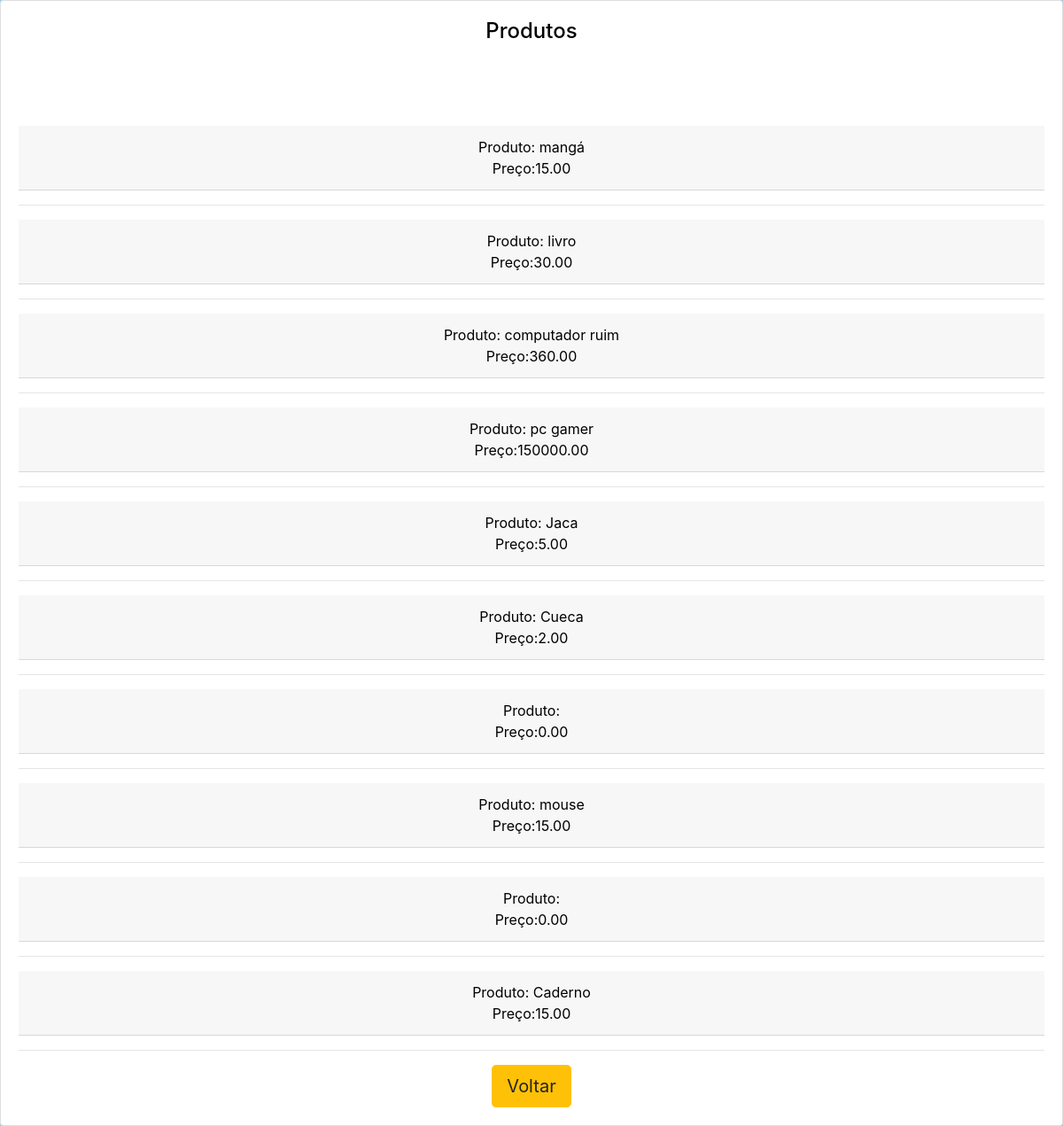
/verProdutos.php, run on the app's committed database.
### tables this page shows
CREATE TABLE `produtos` (
  `id` int(11) NOT NULL,
  `nome` varchar(50) DEFAULT NULL,
  `preco` decimal(10,2) DEFAULT NULL
);

### verProdutos.php (the view, shortened to what this page needs)
<!DOCTYPE html>
<html>
<head>
		<link rel="stylesheet" type="text/css" href="css/bootstrap-reboot.css">
	<link rel="stylesheet" type="text/css" href="css/bootstrap-grid.css">
	<link rel="stylesheet" type="text/css" href="css/bootstrap.min.css">
	<link rel="stylesheet" type="text/css" href="css/bootstrap.css">
</head>
<body>
	<div class="background">
		<div class='centro'>
			<div class='card'>
			<div class="card-body">
				<h4 style="margin-bottom: 8%">Produtos</h4>
				<?php
					include 'conecta.php';
					$consulta = "SELECT * FROM produtos";
					foreach ($conex -> query($consulta) as $linhaAtual) {
						echo "<div class='card-header'>";
						echo "Produto: ". $linhaAtual['nome'] ."<br>";
						echo "Preço:".$linhaAtual['preco']."<br>";
							echo "</div>";
						echo "<hr>";
					}
				?>
				<a href="index.php" class="btn btn-secondary btn-lg btn-warning">Voltar</a>
			</div>
		</div>
</body>
</html>

### data on the page
produtos: nome "mangá", preco "15.00"
produtos: nome "livro", preco "30.00"
produtos: nome "computador ruim", preco "360.00"
produtos: nome "pc gamer", preco "150000.00"
produtos: nome "Jaca", preco "5.00"
produtos: nome "Cueca", preco "2.00"
produtos: preco "0.00"
produtos: nome "mouse", preco "15.00"
produtos: preco "0.00"
produtos: nome "Caderno", preco "15.00"
